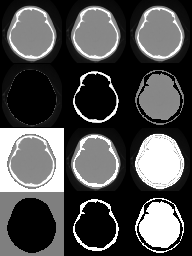

Reproduce this figure in Python.
#!/usr/bin/env python

# Test vtkImageThreshold with various output types, replace modes, and threshold functions.

# Factory overrides
import vtkmodules.vtkInteractionStyle  # noqa: F401
import vtkmodules.vtkRenderingFreeType  # noqa: F401
import vtkmodules.vtkRenderingOpenGL2  # noqa: F401

import os

from vtkmodules.vtkIOImage import vtkImageReader
from vtkmodules.vtkImagingCore import vtkImageThreshold
from vtkmodules.vtkRenderingCore import (
    vtkActor2D,
    vtkImageMapper,
    vtkRenderWindow,
    vtkRenderWindowInteractor,
    vtkRenderer,
)

# Image pipeline
reader = vtkImageReader()
reader.ReleaseDataFlagOff()
reader.SetDataByteOrderToLittleEndian()
reader.SetDataExtent(0, 63, 0, 63, 1, 93)
reader.SetDataSpacing(3.2, 3.2, 1.5)
data_dir = os.environ.get("VPE_DATA_DIR", os.path.dirname(os.path.abspath(__file__)))

reader.SetFilePrefix(os.path.join(data_dir, "headsq", "quarter"))
reader.SetDataMask(0x7fff)

# --- Pipeline 0: ReplaceInOn, ReplaceOutOn, ThresholdByLower(800), SignedChar ---
threshold_0 = vtkImageThreshold()
threshold_0.SetInValue(2000)
threshold_0.SetOutValue(0)
threshold_0.ReplaceInOn()
threshold_0.ReplaceOutOn()
threshold_0.SetInputConnection(reader.GetOutputPort())
threshold_0.ThresholdByLower(800)
threshold_0.SetOutputScalarTypeToSignedChar()

mapper_0 = vtkImageMapper()
mapper_0.SetInputConnection(threshold_0.GetOutputPort())
mapper_0.SetColorWindow(255)
mapper_0.SetColorLevel(127.5)

actor_0 = vtkActor2D()
actor_0.SetMapper(mapper_0)

# --- Pipeline 1: ReplaceInOn, ReplaceOutOn, ThresholdByUpper(1200), UnsignedChar ---
threshold_1 = vtkImageThreshold()
threshold_1.SetInValue(2000)
threshold_1.SetOutValue(0)
threshold_1.ReplaceInOn()
threshold_1.ReplaceOutOn()
threshold_1.SetInputConnection(reader.GetOutputPort())
threshold_1.ThresholdByUpper(1200)
threshold_1.SetOutputScalarTypeToUnsignedChar()

mapper_1 = vtkImageMapper()
mapper_1.SetInputConnection(threshold_1.GetOutputPort())
mapper_1.SetColorWindow(255)
mapper_1.SetColorLevel(127.5)

actor_1 = vtkActor2D()
actor_1.SetMapper(mapper_1)

# --- Pipeline 2: ReplaceInOn, ReplaceOutOn, ThresholdBetween(800, 1200), Long ---
threshold_2 = vtkImageThreshold()
threshold_2.SetInValue(2000)
threshold_2.SetOutValue(0)
threshold_2.ReplaceInOn()
threshold_2.ReplaceOutOn()
threshold_2.SetInputConnection(reader.GetOutputPort())
threshold_2.ThresholdBetween(800, 1200)
threshold_2.SetOutputScalarTypeToLong()

mapper_2 = vtkImageMapper()
mapper_2.SetInputConnection(threshold_2.GetOutputPort())
mapper_2.SetColorWindow(255)
mapper_2.SetColorLevel(127.5)

actor_2 = vtkActor2D()
actor_2.SetMapper(mapper_2)

# --- Pipeline 3: ReplaceInOn, ReplaceOutOff, ThresholdByLower(800), UnsignedLong ---
threshold_3 = vtkImageThreshold()
threshold_3.SetInValue(2000)
threshold_3.SetOutValue(0)
threshold_3.ReplaceInOn()
threshold_3.ReplaceOutOff()
threshold_3.SetInputConnection(reader.GetOutputPort())
threshold_3.ThresholdByLower(800)
threshold_3.SetOutputScalarTypeToUnsignedLong()

mapper_3 = vtkImageMapper()
mapper_3.SetInputConnection(threshold_3.GetOutputPort())
mapper_3.SetColorWindow(2000)
mapper_3.SetColorLevel(1000)

actor_3 = vtkActor2D()
actor_3.SetMapper(mapper_3)

# --- Pipeline 4: ReplaceInOn, ReplaceOutOff, ThresholdByUpper(1200), Int ---
threshold_4 = vtkImageThreshold()
threshold_4.SetInValue(2000)
threshold_4.SetOutValue(0)
threshold_4.ReplaceInOn()
threshold_4.ReplaceOutOff()
threshold_4.SetInputConnection(reader.GetOutputPort())
threshold_4.ThresholdByUpper(1200)
threshold_4.SetOutputScalarTypeToInt()

mapper_4 = vtkImageMapper()
mapper_4.SetInputConnection(threshold_4.GetOutputPort())
mapper_4.SetColorWindow(2000)
mapper_4.SetColorLevel(1000)

actor_4 = vtkActor2D()
actor_4.SetMapper(mapper_4)

# --- Pipeline 5: ReplaceInOn, ReplaceOutOff, ThresholdBetween(800, 1200), UnsignedInt ---
threshold_5 = vtkImageThreshold()
threshold_5.SetInValue(2000)
threshold_5.SetOutValue(0)
threshold_5.ReplaceInOn()
threshold_5.ReplaceOutOff()
threshold_5.SetInputConnection(reader.GetOutputPort())
threshold_5.ThresholdBetween(800, 1200)
threshold_5.SetOutputScalarTypeToUnsignedInt()

mapper_5 = vtkImageMapper()
mapper_5.SetInputConnection(threshold_5.GetOutputPort())
mapper_5.SetColorWindow(2000)
mapper_5.SetColorLevel(1000)

actor_5 = vtkActor2D()
actor_5.SetMapper(mapper_5)

# --- Pipeline 6: ReplaceInOff, ReplaceOutOn, ThresholdByLower(800), Short ---
threshold_6 = vtkImageThreshold()
threshold_6.SetInValue(2000)
threshold_6.SetOutValue(0)
threshold_6.ReplaceInOff()
threshold_6.ReplaceOutOn()
threshold_6.SetInputConnection(reader.GetOutputPort())
threshold_6.ThresholdByLower(800)
threshold_6.SetOutputScalarTypeToShort()

mapper_6 = vtkImageMapper()
mapper_6.SetInputConnection(threshold_6.GetOutputPort())
mapper_6.SetColorWindow(2000)
mapper_6.SetColorLevel(1000)

actor_6 = vtkActor2D()
actor_6.SetMapper(mapper_6)

# --- Pipeline 7: ReplaceInOff, ReplaceOutOn, ThresholdByUpper(1200), UnsignedShort ---
threshold_7 = vtkImageThreshold()
threshold_7.SetInValue(2000)
threshold_7.SetOutValue(0)
threshold_7.ReplaceInOff()
threshold_7.ReplaceOutOn()
threshold_7.SetInputConnection(reader.GetOutputPort())
threshold_7.ThresholdByUpper(1200)
threshold_7.SetOutputScalarTypeToUnsignedShort()

mapper_7 = vtkImageMapper()
mapper_7.SetInputConnection(threshold_7.GetOutputPort())
mapper_7.SetColorWindow(2000)
mapper_7.SetColorLevel(1000)

actor_7 = vtkActor2D()
actor_7.SetMapper(mapper_7)

# --- Pipeline 8: ReplaceInOff, ReplaceOutOn, ThresholdBetween(800, 1200), Double ---
threshold_8 = vtkImageThreshold()
threshold_8.SetInValue(2000)
threshold_8.SetOutValue(0)
threshold_8.ReplaceInOff()
threshold_8.ReplaceOutOn()
threshold_8.SetInputConnection(reader.GetOutputPort())
threshold_8.ThresholdBetween(800, 1200)
threshold_8.SetOutputScalarTypeToDouble()

mapper_8 = vtkImageMapper()
mapper_8.SetInputConnection(threshold_8.GetOutputPort())
mapper_8.SetColorWindow(2000)
mapper_8.SetColorLevel(1000)

actor_8 = vtkActor2D()
actor_8.SetMapper(mapper_8)

# --- Pipeline 9: ReplaceInOff, ReplaceOutOff, ThresholdByLower(800), Float ---
threshold_9 = vtkImageThreshold()
threshold_9.SetInValue(2000)
threshold_9.SetOutValue(0)
threshold_9.ReplaceInOff()
threshold_9.ReplaceOutOff()
threshold_9.SetInputConnection(reader.GetOutputPort())
threshold_9.ThresholdByLower(800)
threshold_9.SetOutputScalarTypeToFloat()

mapper_9 = vtkImageMapper()
mapper_9.SetInputConnection(threshold_9.GetOutputPort())
mapper_9.SetColorWindow(2000)
mapper_9.SetColorLevel(1000)

actor_9 = vtkActor2D()
actor_9.SetMapper(mapper_9)

# --- Pipeline 10: ReplaceInOff, ReplaceOutOff, ThresholdByUpper(1200), Double ---
threshold_10 = vtkImageThreshold()
threshold_10.SetInValue(2000)
threshold_10.SetOutValue(0)
threshold_10.ReplaceInOff()
threshold_10.ReplaceOutOff()
threshold_10.SetInputConnection(reader.GetOutputPort())
threshold_10.ThresholdByUpper(1200)
threshold_10.SetOutputScalarTypeToDouble()

mapper_10 = vtkImageMapper()
mapper_10.SetInputConnection(threshold_10.GetOutputPort())
mapper_10.SetColorWindow(2000)
mapper_10.SetColorLevel(1000)

actor_10 = vtkActor2D()
actor_10.SetMapper(mapper_10)

# --- Pipeline 11: ReplaceInOff, ReplaceOutOff, ThresholdBetween(800, 1200), Float ---
threshold_11 = vtkImageThreshold()
threshold_11.SetInValue(2000)
threshold_11.SetOutValue(0)
threshold_11.ReplaceInOff()
threshold_11.ReplaceOutOff()
threshold_11.SetInputConnection(reader.GetOutputPort())
threshold_11.ThresholdBetween(800, 1200)
threshold_11.SetOutputScalarTypeToFloat()

mapper_11 = vtkImageMapper()
mapper_11.SetInputConnection(threshold_11.GetOutputPort())
mapper_11.SetColorWindow(2000)
mapper_11.SetColorLevel(1000)

actor_11 = vtkActor2D()
actor_11.SetMapper(mapper_11)

# Renderers (4x3 grid)
renderer_0 = vtkRenderer()
renderer_0.AddViewProp(actor_0)
renderer_0.SetViewport(0, 0, .33333, .25)

renderer_1 = vtkRenderer()
renderer_1.AddViewProp(actor_1)
renderer_1.SetViewport(.33333, 0, .66667, .25)

renderer_2 = vtkRenderer()
renderer_2.AddViewProp(actor_2)
renderer_2.SetViewport(.66667, 0, 1, .25)

renderer_3 = vtkRenderer()
renderer_3.AddViewProp(actor_3)
renderer_3.SetViewport(0, .25, .33333, .5)

renderer_4 = vtkRenderer()
renderer_4.AddViewProp(actor_4)
renderer_4.SetViewport(.33333, .25, .66667, .5)

renderer_5 = vtkRenderer()
renderer_5.AddViewProp(actor_5)
renderer_5.SetViewport(.66667, .25, 1, .5)

renderer_6 = vtkRenderer()
renderer_6.AddViewProp(actor_6)
renderer_6.SetViewport(0, .5, .33333, .75)

renderer_7 = vtkRenderer()
renderer_7.AddViewProp(actor_7)
renderer_7.SetViewport(.33333, .5, .66667, .75)

renderer_8 = vtkRenderer()
renderer_8.AddViewProp(actor_8)
renderer_8.SetViewport(.66667, .5, 1, .75)

renderer_9 = vtkRenderer()
renderer_9.AddViewProp(actor_9)
renderer_9.SetViewport(0, .75, .33333, 1)

renderer_10 = vtkRenderer()
renderer_10.AddViewProp(actor_10)
renderer_10.SetViewport(.33333, .75, .66667, 1)

renderer_11 = vtkRenderer()
renderer_11.AddViewProp(actor_11)
renderer_11.SetViewport(.66667, .75, 1, 1)

# Window
render_window = vtkRenderWindow()
render_window.AddRenderer(renderer_0)
render_window.AddRenderer(renderer_1)
render_window.AddRenderer(renderer_2)
render_window.AddRenderer(renderer_3)
render_window.AddRenderer(renderer_4)
render_window.AddRenderer(renderer_5)
render_window.AddRenderer(renderer_6)
render_window.AddRenderer(renderer_7)
render_window.AddRenderer(renderer_8)
render_window.AddRenderer(renderer_9)
render_window.AddRenderer(renderer_10)
render_window.AddRenderer(renderer_11)
render_window.SetSize(192, 256)
render_window.SetWindowName("threshold")

# Interactor
interactor = vtkRenderWindowInteractor()
interactor.SetRenderWindow(render_window)

interactor.Initialize()
interactor.Start()
